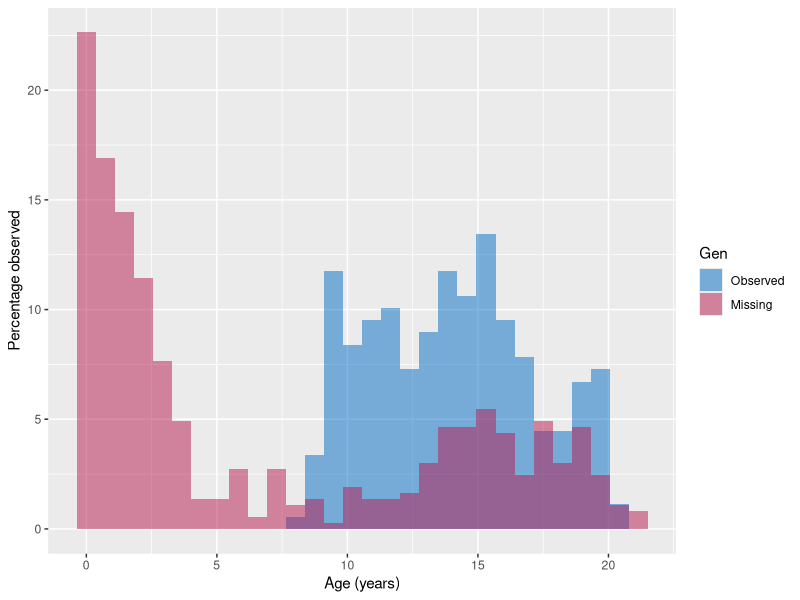

The R script that drew this image:
## ---- chunk 1
# set-up environment
library(mice) # Data imputation
library(dplyr) # Data manipulation
library(magrittr)
library(broom)
library(ggplot2)
set.seed(123)
## ---- chunk 2
# pre-processing
Rgen <- is.na(boys$gen)
levels(Rgen) <- c("Missing", "Observed")
data <- boys %>% as_tibble %>% cbind(Rgen)

# plot relation between observed values in age and missingness in gen
data %>%
  ggplot(aes(x = age, fill = is.na(gen))) +
  geom_histogram(aes(y = 100 * ..density..),
                 alpha = 0.5,
                 position = 'identity') +
  xlab("Age (years)") +
  ylab("Percentage observed") +
  scale_fill_manual(
    name = "Gen",
    breaks = c("FALSE", "TRUE"),
    labels = c("Observed", "Missing"),
    values = c("#006CC2", "#B61A51")
  )

# evaluate statistically
out_Rgen <- data %>% lm(age ~ is.na(gen), data = .)
out_int <- data %>% lm(age ~ 1, data = .)
anova(out_int, out_Rgen)
## ---- chunk 3
out_gen <- data %>% lm(age ~ gen, data = .)
out_int_gen <- data %>% filter(!is.na(gen)) %>% lm(age ~ 1, data = .)
anova(out_int_gen, out_gen)
